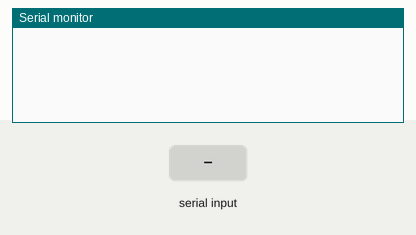
A sketch run on a simulated Arduino Uno, built with avr-gcc and run on an emulated ATmega328P. On the bench: the last lines printed to the serial monitor. The test bench sets the inputs (shaded band).

Above: at 1.2 s.
1.3 s: "90,45\n" received over Serial
At 2.1 s:
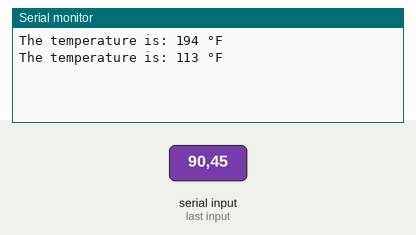
2.8 s: "30,150\n" received over Serial
At 4.1 s:
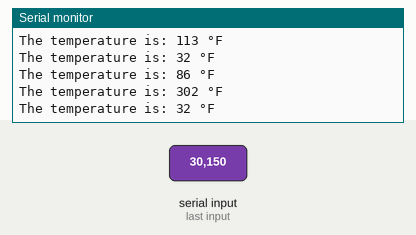
Timing chart, 0 to 5.8 s (numbered marks = the images above; inputs shaded):
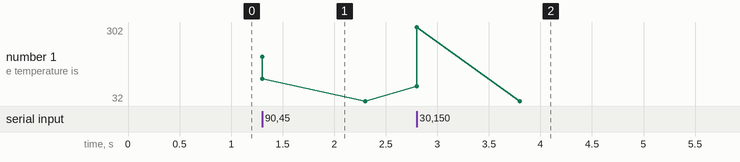

The sketch:

temperature.ino
```cpp
void setup() {
  Serial.begin(115200);
}

void loop() {
  if(Serial.available()) {
    int num = Serial.parseInt();
    Serial.print("The temperature is: ");
    Serial.print(num * 9 / 5 + 32);
    Serial.println(" °F");
  }
}
```

Measured:
- after the input at 1.3 s, the serial monitor: prints a new line at once (image 1)
- after the input at 2.8 s, the serial monitor: prints a new line at once (image 2)
